Frame 1 (no input): blank canvas, image omitted
Frame 60 (the mouse pressed at the canvas centre just before this capture): blank canvas, image omitted
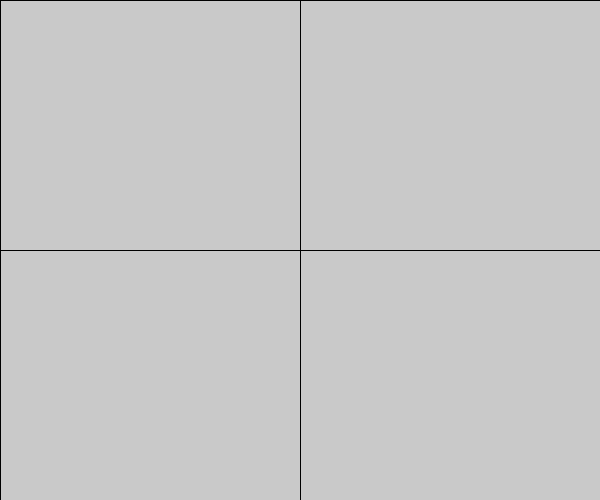
Frame 120 (the mouse held since frame 60 and released just before this capture)

The Processing sketch whose frames 1 and 60 were blank and that drew this single picture after the mouse press (run headless with seeded random() and noise(); from frame 60 on, the mouse is pressed at the canvas centre):

// Processing sketch: for_loop
// ── for_loop.pde
//for loop
void setup()
{
  size(600,500);
}

void draw()
{
  background(201);
  if(mouseX>1)
  {
    for(int i=0;i<=width;i=i+mouseX)
    {
      line(i,0,i,height);
    }
  }
  if(mouseY>1)
  {
    for(int i=0;i<height;i=i+mouseY)
    {
      line(0,i,width,i);
    }
  }
}
